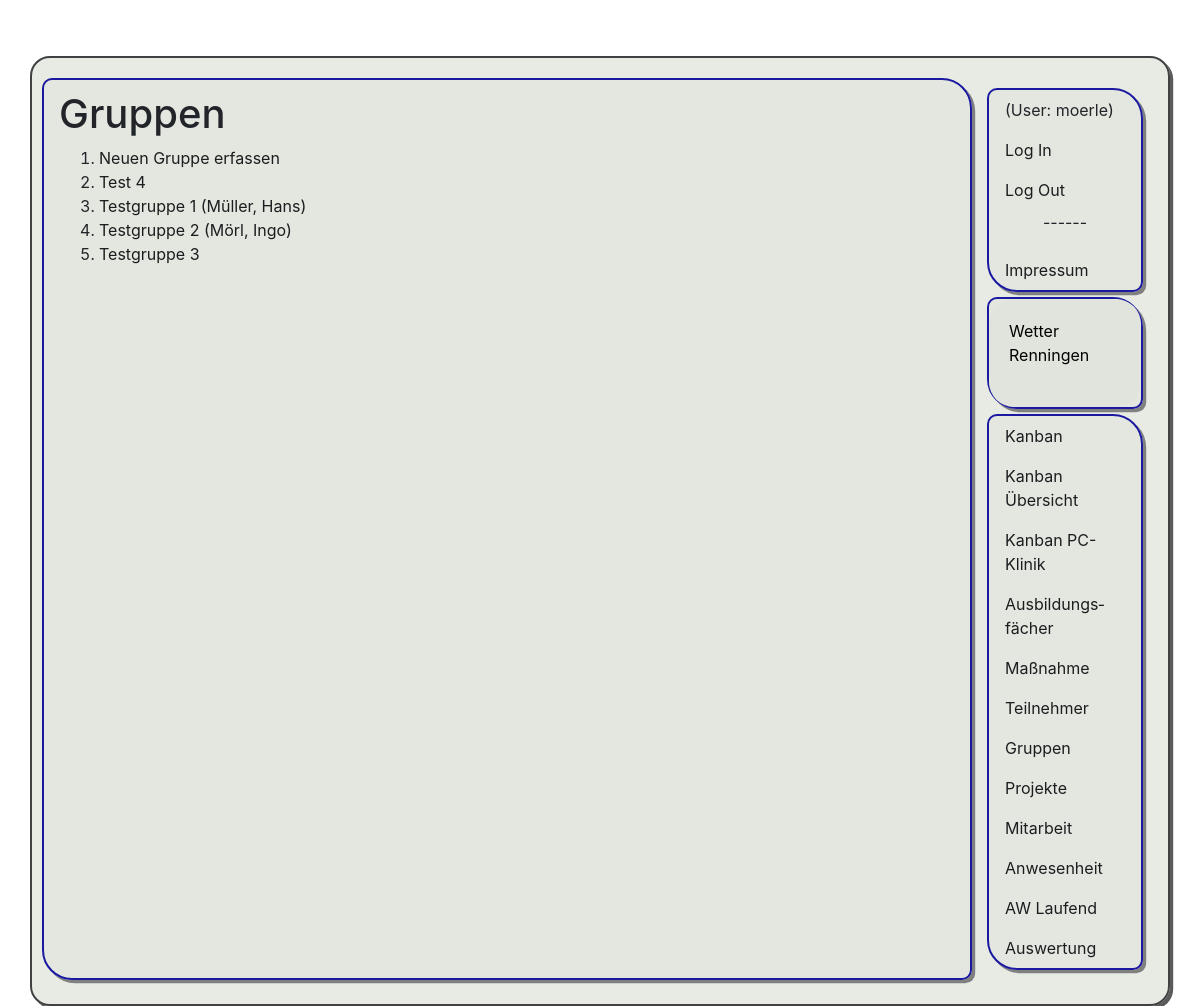
The page /pr1/grp/ (signed in) on the database its author committed.
### app1/models.py (models this page shows, shortened)
class Gruppe(models.Model):
    name = models.CharField(max_length=50)
    aktiv = models.BooleanField(default=True)
    raum = models.ForeignKey(Raum, on_delete=models.CASCADE, null=True, blank=True)
    sprecher = models.ForeignKey('Teilnehmer', verbose_name="Gruppensprecher", on_delete=models.CASCADE, null=True, blank=True, related_name="Gruppensprecher")
    def __str__(self):
        if self.sprecher != None:
            return f"{self.name} ({self.sprecher.name}, {self.sprecher.vorname})"
        else:
            return f"{self.name}"
    class Meta:
        ordering = ['name']
        verbose_name_plural = "Gruppen"

class Teilnehmer(models.Model):
    name = models.CharField(max_length=50)
    vorname = models.CharField(max_length=50)
    ausbildung = models.ForeignKey(Ausbildung, on_delete=models.CASCADE)
    gruppe = models.ForeignKey(Gruppe, on_delete=models.CASCADE, null=True)
    aktiv = models.BooleanField(default=True)
    email = models.CharField(max_length=255, blank=True)
    mobil = models.CharField(max_length=255, blank=True)
    class Meta:
        ordering = ['name']
        verbose_name_plural = "Teilnehmer"

### app1/views.py (the view)
# urls.py: path('grp/', views.grpAllg, name="grp"),
@permission_required('app1.view_teilnehmer')
def grpAllg(request):
    liste = Gruppe.objects.filter(aktiv=True).order_by("name")
    return render(request, 'app1/list_grp.html', {'liste': liste})

### app1/templates/app1/list_grp.html
﻿{% extends 'app1/base.html' %}
{% block h1 %}
Gruppen
{% endblock h1 %}
{% block content %}
<ol>
    <li><a href="/pr1/grp/neu">Neuen Gruppe erfassen</a></li>
    {% for zeile in liste %}
        <li><a href="/pr1/grp/{{zeile.id}}"> {{ zeile }}</a></li>
    {% endfor %}
</ol>
{% endblock content %}

### app1/templates/app1/base.html (shortened to what this page needs)
{% load static tz %}
<!doctype html>
<html lang="de">
    <head>
        <link rel="stylesheet" href="https://cdn.jsdelivr.net/npm/bootstrap@4.5.3/dist/css/bootstrap.min.css">
        <link rel="stylesheet" href="{% static 'css/styles.css' %}" />
    </head>
    <body>
        <div class="container">
            <div class="row">
                <div class="col-md-10 inhalt">
                    <h1>{% block h1 %}Überschrift{% endblock h1 %}</h1>
                    {% block content %}
                    {% endblock content %}
                </div>
                <div class="col-md-2 navi">
                    <nav class="nav flex-column">
                        <div class="nav-link"> (User: {{user}})</div>
                        <a class="nav-link gruen" href="/pr1/auth?next=/pr1/">Log In</a>
                        <a class="nav-link rot" href="/pr1/logout">Log Out</a>
                        <p class="center">------</p>
                        <a class="nav-link" href="/pr1/impress">Impres&shy;sum</a>
                    </nav>
                    <nav class="nav flex-column">
                       <div id="wcom-e00a8ce320c777a03bbe2f2a113101a4" style="border: 0px; background-color: rgb(224, 228, 220); border-radius: 25px; color: rgb(0, 0, 0);" class="wcom-default w150x150"><link rel="stylesheet" href="//cs3.wettercomassets.com/woys/5/css/w.css" media="all"><div class="wcom-city"><a style="color: #000" href="https://www.wetter.comdeutschland/renningen/DE0008793.html" target="_blank" rel="nofollow" aria-label="Wetter Berlin" title="Wetter Renningen">Wetter Renningen</a></div><div id="wcom-e00a8ce320c777a03bbe2f2a113101a4-weather"></div></div>
                    </nav>
                   <nav class="nav flex-column ">
                        <a class="nav-link active" href="/pr1/kanban/">Kanban</a>
                        <a class="nav-link" href="/pr1/kanban/all/">Kan&shy;ban Übersicht</a>
                        <a class="nav-link" href="/pr1/kanban/pck/">Kan&shy;ban PC-Klinik</a>
                        <a class="nav-link" href="/pr1/fach/">Aus&shy;bildungs&shy;fächer</a>
                        <a class="nav-link" href="/pr1/ausb/">Maß&shy;nahme</a>
                        <a class="nav-link" href="/pr1/tn/">Teil&shy;nehmer</a>
                        <a class="nav-link" href="/pr1/grp/">Grup&shy;pen</a>
                        <a class="nav-link" href="/pr1/projekte/">Pro&shy;jekte</a>
                        <a class="nav-link" href="/pr1/mitarbeit">Mit&shy;arbeit</a>
                        <a class="nav-link" href="/pr1/anwesenheit">An&shy;wesenheit</a>
                        <a class="nav-link" href="/pr1/anwesenheit/1">AW Laufend</a>
                        <a class="nav-link" href="/pr1/anwesenheit/auswertung/1">Aus&shy;wertung</a>
                    </nav>
                </div>
            </div>
        </div>
    </body>
</html>

### app1/static/css/styles.css (style rules this page uses)
.center { text-align: center; }
body { background-image: url(../pics/hintergrund1.png); height: 95vh; background-position: center; background-repeat: no-repeat; background-size: cover; }
div { padding: 10px 10px; }
.container { background-color: rgb(225, 230, 222, 0.80); border-radius: 20px 20px 20px 20px; margin-top: 2em; box-shadow: 0.2em 0.2em rgb(92, 91, 91); border: 2px solid #414144; }
.nav, .inhalt { background-color: rgba(225, 230, 222, 0.637); border: 2px solid #1b19a0; border-radius: 10px 30px 10px 30px; box-shadow: 0.2em 0.2em gray; margin-bottom: 0.3em; }
a:link, a:visited { color: rgb(29, 29, 31); }
.rot { color: red; }
.gruen { color: green; }

### rows shown on the page
Gruppe: sprecher+name "Test 4"
Gruppe: sprecher+name "Testgruppe 1 (Müller, Hans)"
Gruppe: sprecher+name "Testgruppe 2 (Mörl, Ingo)"
Gruppe: sprecher+name "Testgruppe 3"

### other values the page prints
{{ user }} "moerle"
